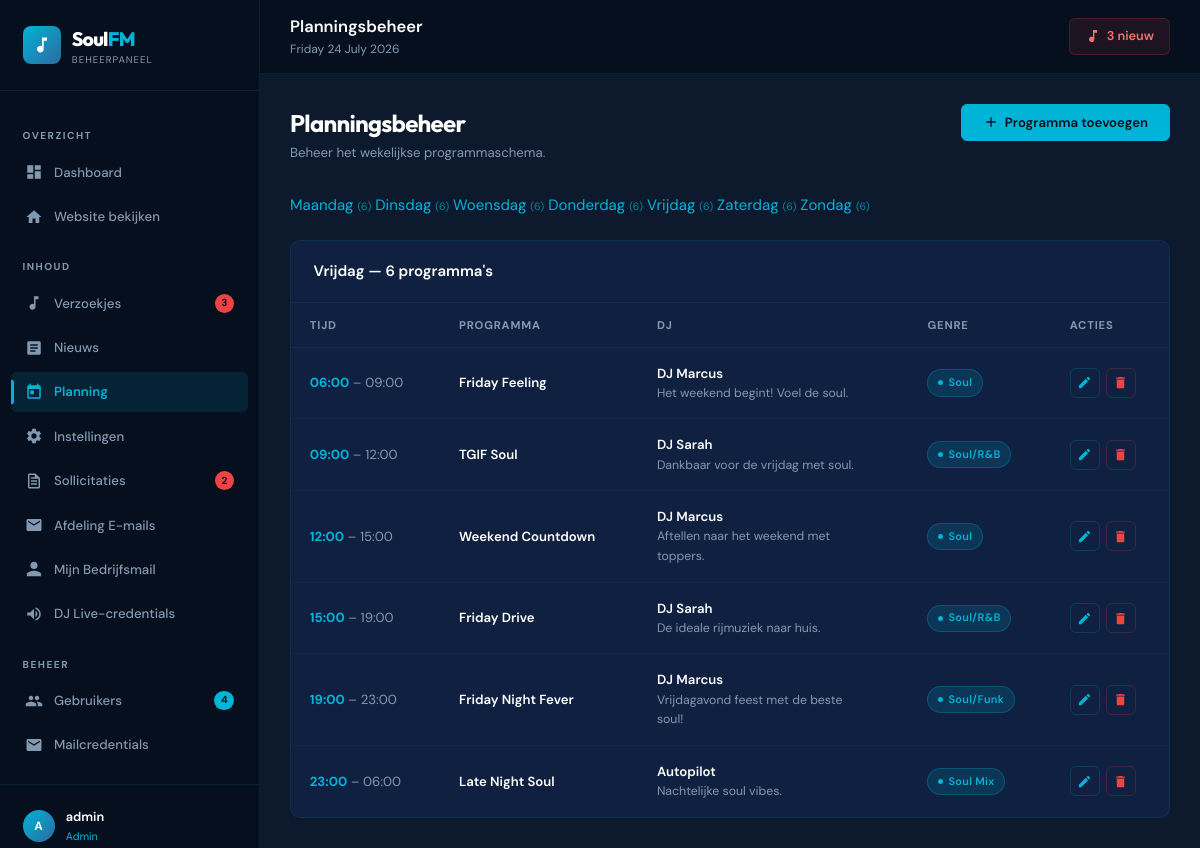
The page /admin/schedule.php (signed in) on the database its author committed.
### tables this page shows
CREATE TABLE IF NOT EXISTS users (
    id INT AUTO_INCREMENT PRIMARY KEY,
    username VARCHAR(50) NOT NULL UNIQUE,
    email VARCHAR(100) NOT NULL UNIQUE,
    password_hash VARCHAR(255) NOT NULL,
    role ENUM(
        'admin',
        'dj',
        'dj_hoofd',
        'administratie',
        'administratie_hoofd',
        'evenementen',
        'evenementen_hoofd',
        'redactie',
        'redactie_hoofd',
        'content',
        'content_hoofd',
        'marketing',
        'marketing_hoofd',
        'moderator',
        'listener'
    ) NOT NULL DEFAULT 'listener',
    avatar VARCHAR(255) DEFAULT NULL,
    active TINYINT(1) NOT NULL DEFAULT 1,
    created_at DATETIME NOT NULL DEFAULT CURRENT_TIMESTAMP,
    last_login DATETIME DEFAULT NULL
);

CREATE TABLE IF NOT EXISTS schedule (
    id INT AUTO_INCREMENT PRIMARY KEY,
    day_of_week ENUM('monday','tuesday','wednesday','thursday','friday','saturday','sunday') NOT NULL,
    start_time TIME NOT NULL,
    end_time TIME NOT NULL,
    program_name VARCHAR(100) NOT NULL,
    dj_name VARCHAR(100) NOT NULL,
    dj_bio TEXT DEFAULT NULL,
    genre VARCHAR(50) DEFAULT 'Soul',
    cover_image VARCHAR(255) DEFAULT NULL,
    created_at DATETIME NOT NULL DEFAULT CURRENT_TIMESTAMP
);

### includes/auth.php (called while the page is built, shortened)
<?php
function isLoggedIn(): bool {
    return isset($_SESSION['user_id']) && !empty($_SESSION['user_id']);
}
function hasPermission(string $permission): bool {
    $role = $_SESSION['user_role'] ?? 'listener';
    if ($role === 'admin') return true;
    return in_array($role, $map[$permission] ?? []);
}
function getCurrentUser(): ?array {
    try {
        $pdo  = getPDO();
        $stmt = $pdo->prepare('SELECT id, username, email, role, avatar, created_at FROM users WHERE id = ?');
        $stmt->execute([$_SESSION['user_id']]);
        return $stmt->fetch() ?: null;
    } catch (PDOException $e) {
        return null;
    }
}

### includes/functions.php (called while the page is built, shortened)
<?php
function getScheduleForDay(string $day): array {
    try {
        $pdo = getPDO();
        $stmt = $pdo->prepare('SELECT * FROM schedule WHERE day_of_week = ? ORDER BY start_time ASC');
        $stmt->execute([strtolower($day)]);
        return $stmt->fetchAll();
    } catch (PDOException $e) {
        return [];
    }
}
function getAllSchedule(): array {
    $days = ['monday','tuesday','wednesday','thursday','friday','saturday','sunday'];
    $schedule = [];
    foreach ($days as $day) {
        $schedule[$day] = getScheduleForDay($day);
    }
    return $schedule;
}
function formatTime(string $time): string {
    return date('H:i', strtotime($time));
}
function getPendingRequestsCount(): int {
    try {
        $pdo = getPDO();
        return (int) $pdo->query('SELECT COUNT(*) FROM requests WHERE status = "pending"')->fetchColumn();
    } catch (PDOException $e) {
        return 0;
    }
}
function getUserCount(): int {
    try {
        $pdo = getPDO();
        return (int) $pdo->query('SELECT COUNT(*) FROM users')->fetchColumn();
    } catch (PDOException $e) {
        return 0;
    }
}
function dutchDayName(string $day): string {
    $names = [
        'monday'    => 'Maandag',
        'tuesday'   => 'Dinsdag',
        'wednesday' => 'Woensdag',
        'thursday'  => 'Donderdag',
        'friday'    => 'Vrijdag',
        'saturday'  => 'Zaterdag',
        'sunday'    => 'Zondag',
    ];
    return $names[strtolower($day)] ?? ucfirst($day);
}
function getTodayDayName(): string {
    $days = ['sunday','monday','tuesday','wednesday','thursday','friday','saturday'];
    return $days[date('w')];
}
function truncate(string $text, int $length = 150): string {
    $text = strip_tags($text);
    if (strlen($text) <= $length) return $text;
    return substr($text, 0, strrpos(substr($text, 0, $length), ' ')) . '...';
}
function getNewApplicationsCount(array $depts = []): int {
    try {
        $pdo = getPDO();
        if (empty($depts)) {
            return (int)$pdo->query('SELECT COUNT(*) FROM applications WHERE status = "new"')->fetchColumn();
        }
        $placeholders = implode(',', array_fill(0, count($depts), '?'));
        $stmt = $pdo->prepare("SELECT COUNT(*) FROM applications WHERE status = 'new' AND department IN ($placeholders)");
        $stmt->execute($depts);
        return (int)$stmt->fetchColumn();
    } catch (PDOException $e) { return 0; }
}

### admin/schedule.php (the view, shortened to what this page needs)
<?php
require_once __DIR__ . '/../includes/auth.php';
require_once __DIR__ . '/../includes/functions.php';
$pageTitle  = 'Planningsbeheer';
$activePage = 'schedule';
$allSchedule = getAllSchedule();
$dayOrder = ['monday','tuesday','wednesday','thursday','friday','saturday','sunday'];
$today = getTodayDayName();
$activeDay = $_GET['day'] ?? $today;
require_once __DIR__ . '/includes/admin-header.php';
?>
<div class="page-header-admin">
  <div>
    <h1>Planningsbeheer</h1>
    <p>Beheer het wekelijkse programmaschema.</p>
  </div>
  <button class="btn btn-primary" data-modal-open="schedule-modal"
    data-edit-schedule='{"id":"","day_of_week":"<?= $activeDay ?>","start_time":"","end_time":"","program_name":"","dj_name":"","dj_bio":"","genre":"Soul"}'>
    <svg viewBox="0 0 24 24"><path d="M19 13h-6v6h-2v-6H5v-2h6V5h2v6h6v2z"/></svg>
    Programma toevoegen
  </button>
</div>
<div class="schedule-tabs" role="tablist" style="margin-bottom:1.5rem">
  <?php foreach ($dayOrder as $day): ?>
  <a href="?day=<?= $day ?>" role="tab"
    class="tab-btn <?= $day === $activeDay ? 'active' : '' ?> <?= $day === $today ? 'today' : '' ?>"
    aria-selected="<?= $day === $activeDay ? 'true' : 'false' ?>">
    <?= dutchDayName($day) ?>
    <span style="font-size:.7rem;opacity:.7">(<?= count($allSchedule[$day] ?? []) ?>)</span>
  </a>
  <?php endforeach; ?>
</div>
<div class="table-container">
  <div class="table-header">
    <span class="table-title"><?= dutchDayName($activeDay) ?> — <?= count($allSchedule[$activeDay] ?? []) ?> programma's</span>
  </div>
  <div class="table-wrapper">
    <table aria-label="Schema <?= dutchDayName($activeDay) ?>">
      <thead>
        <tr>
          <th>Tijd</th>
          <th>Programma</th>
          <th>DJ</th>
          <th>Genre</th>
          <th>Acties</th>
        </tr>
      </thead>
      <tbody>
        <?php $slots = $allSchedule[$activeDay] ?? []; ?>
        <?php if ($slots): foreach ($slots as $slot): ?>
        <tr>
          <td data-label="Tijd">
            <span style="font-weight:700;color:var(--accent)"><?= formatTime($slot['start_time']) ?></span>
            <span style="color:var(--text-dim)"> – <?= formatTime($slot['end_time']) ?></span>
          </td>
          <td data-label="Programma" class="td-primary"><?= htmlspecialchars($slot['program_name']) ?></td>
          <td data-label="DJ">
            <div class="td-primary"><?= htmlspecialchars($slot['dj_name']) ?></div>
            <?php if ($slot['dj_bio']): ?>
            <div class="td-muted" style="max-width:200px"><?= htmlspecialchars(truncate($slot['dj_bio'], 60)) ?></div>
            <?php endif; ?>
          </td>
          <td data-label="Genre"><span class="badge badge-dj"><?= htmlspecialchars($slot['genre']) ?></span></td>
          <td data-label="Acties">
            <div class="action-btns">
              <button class="btn-icon edit" title="Bewerken" aria-label="Bewerk programma"
                data-edit-schedule='<?= htmlspecialchars(json_encode($slot)) ?>'>
                <svg viewBox="0 0 24 24"><path d="M3 17.25V21h3.75L17.81 9.94l-3.75-3.75L3 17.25zM20.71 7.04a1 1 0 000-1.41l-2.34-2.34a1 1 0 00-1.41 0l-1.83 1.83 3.75 3.75 1.83-1.83z"/></svg>
              </button>
              <form method="POST" style="display:inline">
                <button type="submit" class="btn-icon del" title="Verwijderen"
                  data-confirm-delete="Weet je zeker dat je '<?= htmlspecialchars(addslashes($slot['program_name'])) ?>' wilt verwijderen?"
                  aria-label="Verwijder programma">
                  <svg viewBox="0 0 24 24"><path d="M6 19c0 1.1.9 2 2 2h8c1.1 0 2-.9 2-2V7H6v12zM19 4h-3.5l-1-1h-5l-1 1H5v2h14V4z"/></svg>
                </button>
              </form>
            </div>
          </td>
        </tr>
        <?php endforeach; else: ?>
        <tr><td colspan="5" style="text-align:center;color:var(--text-dim);padding:3rem">Geen programma's voor <?= dutchDayName($activeDay) ?>. <button class="btn btn-secondary btn-sm" data-modal-open="schedule-modal" style="margin-left:.5rem">Toevoegen</button></td></tr>
        <?php endif; ?>
      </tbody>
    </table>
  </div>
</div>
<?php require_once __DIR__ . '/includes/admin-footer.php'; ?>

### admin/includes/admin-header.php (shortened to what this page needs)
<?php
$currentUser = getCurrentUser();
$pendingCount = getPendingRequestsCount();
?>
<!DOCTYPE html>
<html lang="nl">
<head>
  <link rel="stylesheet" href="<?= BASE_URL ?>/assets/css/admin.css">
</head>
<body>
<div class="admin-layout">
  <aside class="sidebar" id="admin-sidebar" role="navigation" aria-label="Admin navigatie">
    <div class="sidebar-logo">
      <div class="sidebar-logo-icon" aria-hidden="true">
        <svg viewBox="0 0 24 24"><path d="M12 3v10.55A4 4 0 1014 17V7h4V3h-6z"/></svg>
      </div>
      <div>
        <div class="sidebar-logo-text">Soul<span>FM</span></div>
        <span class="sidebar-logo-sub">Beheerpaneel</span>
      </div>
    </div>
    <nav class="sidebar-nav">
      <span class="nav-section-label">Overzicht</span>
      <a href="<?= BASE_URL ?>/admin/dashboard.php" class="sidebar-link <?= ($activePage ?? '') === 'dashboard' ? 'active' : '' ?>">
        <svg viewBox="0 0 24 24"><path d="M3 13h8V3H3v10zm0 8h8v-6H3v6zm10 0h8V11h-8v10zm0-18v6h8V3h-8z"/></svg>
        Dashboard
      </a>
      <a href="<?= BASE_URL ?>/index.php" target="_blank" class="sidebar-link">
        <svg viewBox="0 0 24 24"><path d="M10 20v-6h4v6h5v-8h3L12 3 2 12h3v8z"/></svg>
        Website bekijken
      </a>
      <span class="nav-section-label">Inhoud</span>
      <?php if (hasPermission('view_requests')): ?>
      <a href="<?= BASE_URL ?>/admin/requests.php" class="sidebar-link <?= ($activePage ?? '') === 'requests' ? 'active' : '' ?>">
        <svg viewBox="0 0 24 24"><path d="M12 3v10.55A4 4 0 1014 17V7h4V3h-6z"/></svg>
        Verzoekjes
        <?php if ($pendingCount > 0): ?>
        <span class="sidebar-badge danger"><?= $pendingCount ?></span>
        <?php endif; ?>
      </a>
      <?php endif; ?>
      <?php if (hasPermission('manage_news')): ?>
      <a href="<?= BASE_URL ?>/admin/news.php" class="sidebar-link <?= ($activePage ?? '') === 'news' ? 'active' : '' ?>">
        <svg viewBox="0 0 24 24"><path d="M19 3H5c-1.1 0-2 .9-2 2v14c0 1.1.9 2 2 2h14c1.1 0 2-.9 2-2V5c0-1.1-.9-2-2-2zm-5 14H7v-2h7v2zm3-4H7v-2h10v2zm0-4H7V7h10v2z"/></svg>
        Nieuws
      </a>
      <?php endif; ?>
      <?php if (hasPermission('manage_schedule')): ?>
      <a href="<?= BASE_URL ?>/admin/schedule.php" class="sidebar-link <?= ($activePage ?? '') === 'schedule' ? 'active' : '' ?>">
        <svg viewBox="0 0 24 24"><path d="M19 3h-1V1h-2v2H8V1H6v2H5c-1.11 0-1.99.9-1.99 2L3 19c0 1.1.89 2 2 2h14c1.1 0 2-.9 2-2V5c0-1.1-.9-2-2-2zm0 16H5V8h14v11zM7 10h5v5H7z"/></svg>
        Planning
      </a>
      <?php endif; ?>
      <?php if (hasPermission('manage_content')): ?>
      <a href="<?= BASE_URL ?>/admin/settings.php" class="sidebar-link <?= ($activePage ?? '') === 'settings' ? 'active' : '' ?>">
        Instellingen
      </a>
      <?php endif; ?>
      <?php
        $newApps = getNewApplicationsCount(getVisibleApplicationDepartments());
      ?>
      <?php if (hasPermission('view_applications')): ?>
      <a href="<?= BASE_URL ?>/admin/applications.php" class="sidebar-link <?= ($activePage ?? '') === 'applications' ? 'active' : '' ?>">
        <svg viewBox="0 0 24 24"><path d="M14 2H6c-1.1 0-2 .9-2 2v16c0 1.1.89 2 2 2h12c1.1 0 2-.9 2-2V8l-6-6zm4 18H6V4h7v5h5v11zM8 15h8v2H8zm0-4h8v2H8zm0-4h5v2H8z"/></svg>
        Sollicitaties
        <?php if ($newApps > 0): ?>
        <span class="sidebar-badge danger"><?= $newApps ?></span>
        <?php endif; ?>
      </a>
      <?php endif; ?>
      <?php if (hasPermission('view_dept_emails')): ?>
      <a href="<?= BASE_URL ?>/admin/dept-emails.php" class="sidebar-link <?= ($activePage ?? '') === 'dept-emails' ? 'active' : '' ?>">
        <svg viewBox="0 0 24 24"><path d="M20 4H4c-1.1 0-1.99.9-1.99 2L2 18c0 1.1.9 2 2 2h16c1.1 0 2-.9 2-2V6c0-1.1-.9-2-2-2zm0 4l-8 5-8-5V6l8 5 8-5v2z"/></svg>
        Afdeling E-mails
      </a>
      <?php endif; ?>
      <?php if (hasPermission('view_own_mail')): ?>
      <a href="<?= BASE_URL ?>/admin/mijn-email.php" class="sidebar-link <?= ($activePage ?? '') === 'mijn-email' ? 'active' : '' ?>">
        <svg viewBox="0 0 24 24"><path d="M12 12c2.7 0 4.8-2.1 4.8-4.8S14.7 2.4 12 2.4 7.2 4.5 7.2 7.2 9.3 12 12 12zm0 2.4c-3.2 0-9.6 1.6-9.6 4.8v2.4h19.2v-2.4c0-3.2-6.4-4.8-9.6-4.8z"/></svg>
        Mijn Bedrijfsmail
      </a>
      <?php endif; ?>
      <?php if (hasPermission('view_stream_info') || ($_SESSION['user_role'] ?? '') === 'admin'): ?>
      <a href="<?= BASE_URL ?>/admin/live-credentials.php" class="sidebar-link <?= ($activePage ?? '') === 'live-credentials' ? 'active' : '' ?>">
        <svg viewBox="0 0 24 24"><path d="M3 10v4h4l5 5V5L7 10H3zm13.5 2c0-1.77-1-3.29-2.5-4.03v8.05c1.5-.73 2.5-2.25 2.5-4.02zM14 3.23v2.06c2.89.86 5 3.54 5 6.71s-2.11 5.85-5 6.71v2.06c4.01-.91 7-4.49 7-8.77s-2.99-7.86-7-8.77z"/></svg>
        <?= ($_SESSION['user_role'] ?? '') === 'admin' ? 'DJ Live-credentials' : 'Mijn Live Radio Inlog' ?>
      </a>
      <?php endif; ?>
      <?php if (hasPermission('manage_users')): ?>
      <span class="nav-section-label">Beheer</span>
      <a href="<?= BASE_URL ?>/admin/users.php" class="sidebar-link <?= ($activePage ?? '') === 'users' ? 'active' : '' ?>">
        Gebruikers
        <span class="sidebar-badge"><?= getUserCount() ?></span>
      </a>
      <a href="<?= BASE_URL ?>/admin/mail-beheer.php" class="sidebar-link <?= ($activePage ?? '') === 'mail-beheer' ? 'active' : '' ?>">
        <svg viewBox="0 0 24 24"><path d="M20 4H4c-1.1 0-1.99.9-1.99 2L2 18c0 1.1.9 2 2 2h16c1.1 0 2-.9 2-2V6c0-1.1-.9-2-2-2zm0 4l-8 5-8-5V6l8 5 8-5v2z"/></svg>
        Mailcredentials
      </a>
      <?php endif; ?>
    </nav>
    <div class="sidebar-footer">
      <div class="sidebar-user">
        <div class="sidebar-avatar"><?= strtoupper(substr($currentUser['username'] ?? 'A', 0, 1)) ?></div>
        <div>
          <div class="sidebar-username"><?= htmlspecialchars($currentUser['username'] ?? '') ?></div>
          <div class="sidebar-role"><?= htmlspecialchars($currentUser['role'] ?? '') ?></div>
        </div>
      </div>
    </div>
  </aside>
  <div class="admin-content">
    <header class="admin-topbar">
      <div>
        <div class="topbar-title"><?= htmlspecialchars($pageTitle ?? 'Dashboard') ?></div>
        <div class="topbar-subtitle"><?= date('l j F Y') ?></div>
      </div>
      <div class="topbar-actions">
        <?php if ($pendingCount > 0): ?>
        <a href="<?= BASE_URL ?>/admin/requests.php" class="topbar-btn" style="background:rgba(239,68,68,0.1);border-color:rgba(239,68,68,0.2);color:#f87171">
          <svg viewBox="0 0 24 24"><path d="M12 3v10.55A4 4 0 1014 17V7h4V3h-6z"/></svg>
          <?= $pendingCount ?> nieuw
        </a>
        <?php endif; ?>
      </div>
    </header>
    <main class="admin-main">

### rows shown on the page
users: username "A", username "admin", role "Admin"
schedule: start_time "06:00", end_time "09:00", program_name "Friday Feeling", dj_name "DJ Marcus", dj_bio "Het weekend begint! Voel de soul.", genre "Soul"
schedule: start_time "09:00", end_time "12:00", program_name "TGIF Soul", dj_name "DJ Sarah", dj_bio "Dankbaar voor de vrijdag met soul.", genre "Soul/R&B"
schedule: start_time "12:00", end_time "15:00", program_name "Weekend Countdown", dj_name "DJ Marcus", dj_bio "Aftellen naar het weekend met toppers.", genre "Soul"
schedule: start_time "15:00", end_time "19:00", program_name "Friday Drive", dj_name "DJ Sarah", dj_bio "De ideale rijmuziek naar huis.", genre "Soul/R&B"
schedule: start_time "19:00", end_time "23:00", program_name "Friday Night Fever", dj_name "DJ Marcus", dj_bio "Vrijdagavond feest met de beste soul!", genre "Soul/Funk"
schedule: start_time "23:00", end_time "06:00", program_name "Late Night Soul", dj_name "Autopilot", dj_bio "Nachtelijke soul vibes.", genre "Soul Mix"

### other values the page prints
$pendingCount "3"
$newApps "2"
getUserCount() "4"
$pageTitle "Planningsbeheer"
dutchDayName($day) "Maandag"
count($allSchedule[$day] ?? []) "6"
dutchDayName($day) "Dinsdag"
dutchDayName($day) "Woensdag"
dutchDayName($day) "Donderdag"
dutchDayName($day) "Vrijdag"
dutchDayName($day) "Zaterdag"
dutchDayName($day) "Zondag"
dutchDayName($activeDay) "Vrijdag"
count($allSchedule[$activeDay] ?? []) "6"
